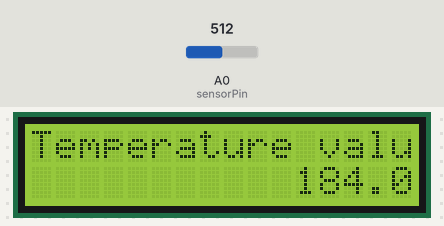
Bench run of a sketch on a simulated Arduino Uno, built with avr-gcc and run on an emulated ATmega328P. Parts: 16×2 character LCD. The inputs (shaded band) are chosen by the test bench; at power-on: A0 (sensorPin) = 512. What the sketch prints to the serial monitor is not drawn.

Above: at 1.2 s.
1.3 s: A0 (sensorPin) set to 716
At 1.9 s:
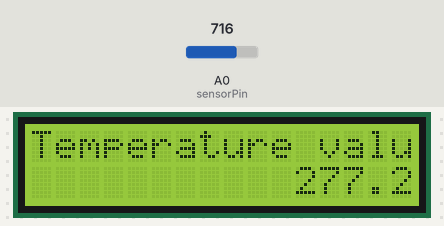
2.8 s: A0 (sensorPin) set to 337
At 4.0 s:
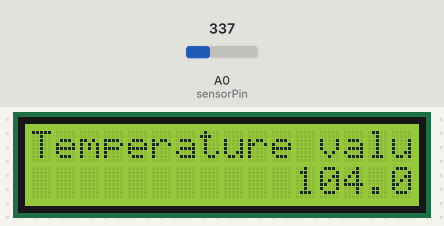
4.3 s: A0 (sensorPin) set to 318
At 5.2 s:
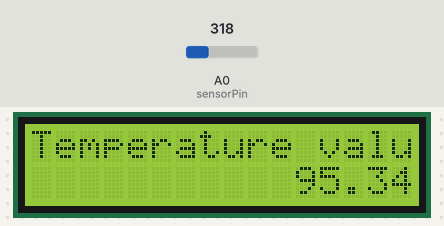
Timing chart, 0 to 7.3 s (numbered marks = the images above; inputs shaded):
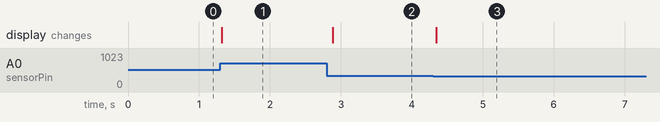

Measured:
- after the input at 1.3 s, the display: changes at once (image 1)
- after the input at 2.8 s, the display: changes after 0.08 s (image 2)
- after the input at 4.3 s, the display: changes at once (image 3)

The sketch:

code.ino
```cpp
#include "LiquidCrystal.h"
LiquidCrystal lcd(8,7,6,5,4,3);
int sensorPin=0;
void setup()
{
  Serial.begin(9600);
  lcd.begin(16,2);
}
void loop()
{
  int reading=analogRead(sensorPin);
  float voltage=reading*4.68;
  voltage/=1024.0;
  float temperatureC=(voltage-0.5)*100;
  Serial.print(temperatureC);
  Serial.println("degrees C");
  lcd.setCursor(0,0);
  lcd.print("Temperature value");
  lcd.setCursor(11,1);
  lcd.print(temperatureC);
  delay(100);
}
```
